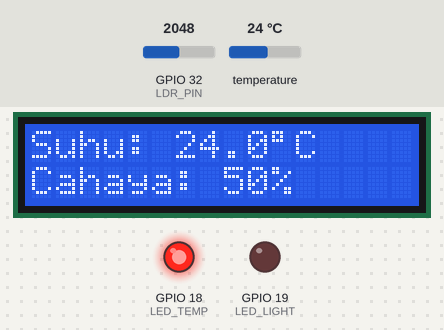
This program was run on a simulated ESP32. Parts: 16×2 character LCD, output pins drawn as LEDs (lit = HIGH). Inputs (shaded band) come from the test bench; at power-on: GPIO 32 (LDR_PIN) = 2048, temperature 24 °C. WiFi joins after 1.5 s; servers stay silent unless stated; a WiFi scan finds three made-up networks; what the program prints to the serial monitor is not drawn.

Above: at 18.9 s.
19.0 s: GPIO 32 (LDR_PIN) set to 3000
At 20.5 s:
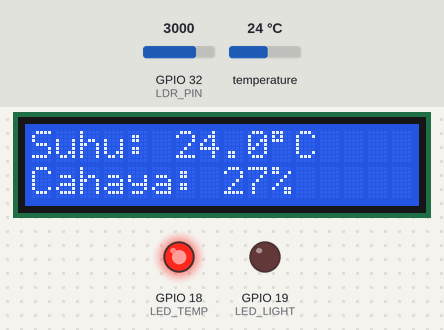
20.8 s: GPIO 32 (LDR_PIN) set to 3097
At 22.3 s:
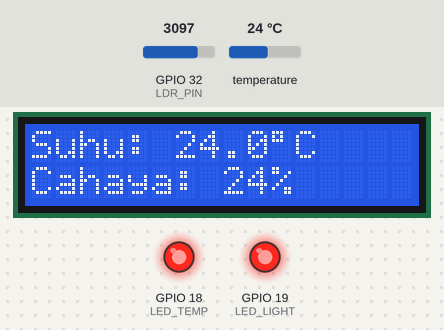
22.8 s: temperature set to 25.4 °C
At 23.7 s:
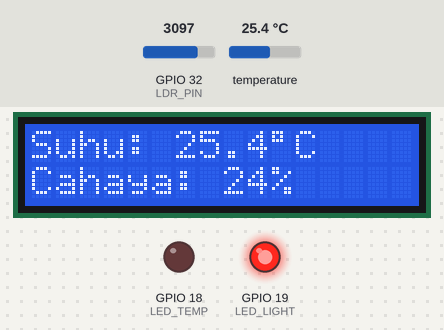
24.8 s: GPIO 32 (LDR_PIN) set to 2866
At 26.3 s:
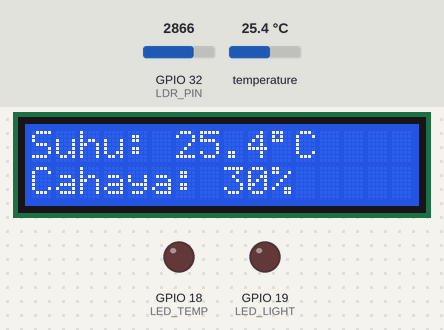
26.7 s: temperature set to 12 °C
At 27.9 s:
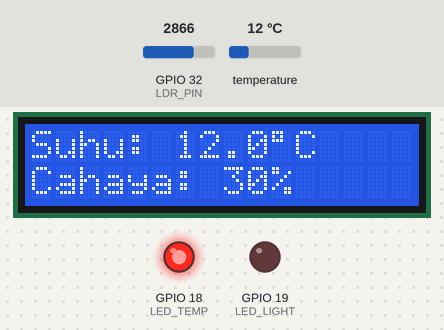
28.7 s: temperature set to 19 °C
At 30.6 s:
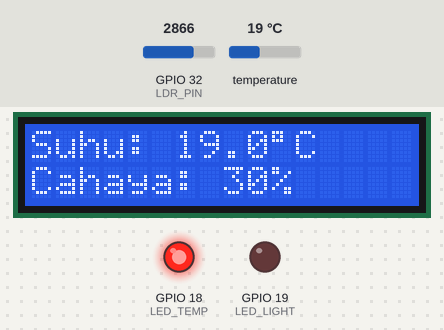
Timing chart, 0 to 31.7 s (numbered marks = the images above; inputs shaded):
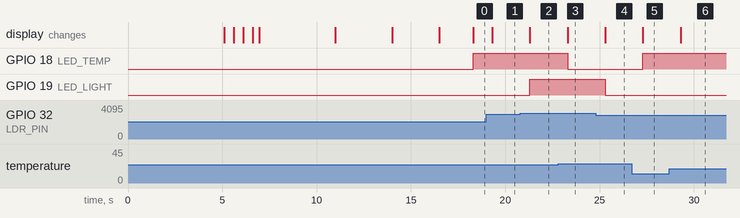

Measured:
- the behaviour switches between 3071 and 3072 on GPIO 32 (LDR_PIN) (found by bisection; images 1 and 2)
- the behaviour switches between 24.9 and 25 °C on temperature (found by bisection; images 2 and 3)
- after the input at 19.0 s, the display: changes after 0.30 s (image 1)
- after the input at 20.8 s, GPIO 19 (LED_LIGHT): LOW → HIGH after 0.50 s; the display: changes after 0.51 s (image 2)
- after the input at 22.8 s, GPIO 18 (LED_TEMP): HIGH → LOW after 0.50 s; the display: changes after 0.50 s (image 3)
- after the input at 24.8 s, GPIO 19 (LED_LIGHT): HIGH → LOW after 0.50 s; the display: changes after 0.50 s (image 4)
- after the input at 26.7 s, GPIO 18 (LED_TEMP): LOW → HIGH after 0.60 s; the display: changes after 0.60 s (image 5)
- after the input at 28.7 s, the display: changes after 0.60 s (image 6)

The program:

main.cpp
```cpp
#define BLYNK_PRINT Serial

#define BLYNK_TEMPLATE_ID "TMPL6effcxvfN"
#define BLYNK_TEMPLATE_NAME "AquariumMonitoringSystem"
#define BLYNK_AUTH_TOKEN "1gQNBkK05gkTa-ohVKlFMKjxZUM3_FbA"

#include <WiFi.h>
#include <BlynkSimpleEsp32.h>
#include <OneWire.h>
#include <DallasTemperature.h>
#include <LiquidCrystal_I2C.h>
#include <Wire.h>

// ------------------- WiFi Config -------------------
char auth[] = BLYNK_AUTH_TOKEN;
char ssid[] = "sare";           // Ganti dengan nama WiFi kamu
char pass[] = "kepoluuu";       // Ganti dengan password WiFi kamu

BlynkTimer timer;

// ------------------- Pin Setup -------------------
#define ONE_WIRE_BUS 5
#define LDR_PIN 32          // D0 LDR disambung ke D4 ESP32 (GPIO2)
#define LED_TEMP 18
#define LED_LIGHT 19

// ------------------- Sensor & LCD Setup -------------------
OneWire oneWire(ONE_WIRE_BUS);
DallasTemperature sensors(&oneWire);
LiquidCrystal_I2C lcd(0x27, 16, 2); // I2C address bisa 0x27 atau 0x3F

void scanWiFiNetworks() {
  lcd.clear();
  lcd.setCursor(0, 0);
  lcd.print("Scanning WiFi...");
  lcd.setCursor(0, 1);
  lcd.print("Please wait...");
  delay(1000);

  int n = WiFi.scanNetworks();
  Serial.println("Hasil Scan WiFi:");
  if (n == 0) {
    Serial.println("Tidak ada jaringan ditemukan.");
  } else {
    for (int i = 0; i < n; ++i) {
      Serial.print(i + 1);
      Serial.print(": ");
      Serial.print(WiFi.SSID(i));
      Serial.print(" (");
      Serial.print(WiFi.RSSI(i));
      Serial.println(" dBm)");
    }
  }
  delay(2000);
  lcd.clear();
}

// ------------------- Kirim & Tampilkan Data -------------------
void sendSensorData() {
  sensors.requestTemperatures();
  float suhu = sensors.getTempCByIndex(0);
  int ldrValue = analogRead(LDR_PIN);
  float intensitas = ((4095 - ldrValue) / 4095.0) * 100.0;

  Serial.print("Raw LDR Value (analog): ");
  Serial.println(ldrValue);

  // Kirim ke Blynk
  Blynk.virtualWrite(V0, suhu);
  Blynk.virtualWrite(V2, intensitas);

  // Tampilkan ke LCD
  lcd.setCursor(0, 0);
  lcd.print("Suhu: ");
  lcd.print(suhu, 1);
  lcd.print((char)223);
  lcd.print("C   ");

  lcd.setCursor(0, 1);
  lcd.print("Cahaya: ");
  lcd.print(intensitas, 0);
  lcd.print("%    ");

  // Kontrol LED otomatis
  digitalWrite(LED_TEMP, suhu < 25.0 ? HIGH : LOW);
  digitalWrite(LED_LIGHT, intensitas < 25.0 ? HIGH : LOW);

  // Terminal log
  if (suhu < 25.0) {
    Serial.println("⚠️  Suhu terlalu rendah! Aktifkan pemanas.");
  }
  if (intensitas < 25.0) {
    Serial.println("⚠️  Intensitas cahaya rendah! Nyalakan lampu aquarium.");
  }

  Serial.print("Suhu: ");
  Serial.print(suhu, 1);
  Serial.print(" C | Intensitas: ");
  Serial.print(intensitas, 0);
  Serial.println(" %");
}


// ------------------- Setup -------------------
void setup() {
  Serial.begin(115200);
  Wire.begin(21, 22);  // SDA = 21, SCL = 22

  lcd.init();
  lcd.backlight();

  scanWiFiNetworks();

  lcd.setCursor(0, 0);
  lcd.print("Connecting...");
  WiFi.begin(ssid, pass);

  while (WiFi.status() != WL_CONNECTED) {
    delay(500);
    lcd.print(".");
    Serial.print(".");
  }

  Serial.println("\nWiFi connected");
  Serial.print("IP: ");
  Serial.println(WiFi.localIP());

  Blynk.begin(auth, ssid, pass);

  sensors.begin();
  pinMode(ONE_WIRE_BUS, INPUT_PULLUP);
  pinMode(LDR_PIN, INPUT);
  pinMode(LED_TEMP, OUTPUT);
  pinMode(LED_LIGHT, OUTPUT);

  lcd.clear();
  lcd.setCursor(1, 0);
  lcd.print("Smart Aquarium");
  delay(4000);
  lcd.clear();

  lcd.setCursor(2, 0);
  lcd.print("IoT- Project");
  lcd.setCursor(2, 1);
  lcd.print("Project -UAS");
  delay(3000);
  lcd.clear();

  lcd.setCursor(3, 0);
  lcd.print("Kelompok 7");
  lcd.setCursor(3, 1);
  lcd.print("Kelas -T4J");
  delay(2500);
  lcd.clear();

  timer.setInterval(1000L, sendSensorData);
}

// ------------------- Loop -------------------
void loop() {
  Blynk.run();
  timer.run();
}
```
